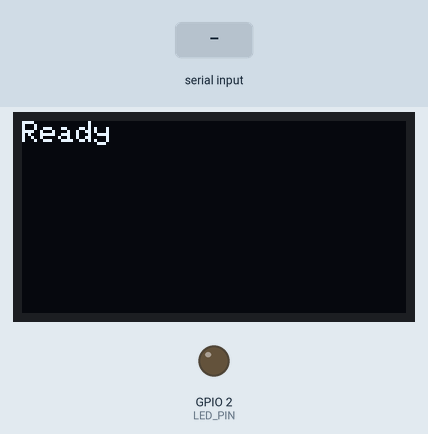
Simulated run of this sketch. Board: ESP32. On the bench: 128×64 one-colour display, output pins drawn as LEDs (lit = HIGH). The test bench sets the inputs (shaded band). I2S audio is not simulated (input reads silence); nothing arrives over Bluetooth unless stated; what the sketch prints to the serial monitor is not drawn.

Above: at 3.4 s.
3.5 s: "1\n" received over the second serial link
At 4.2 s:
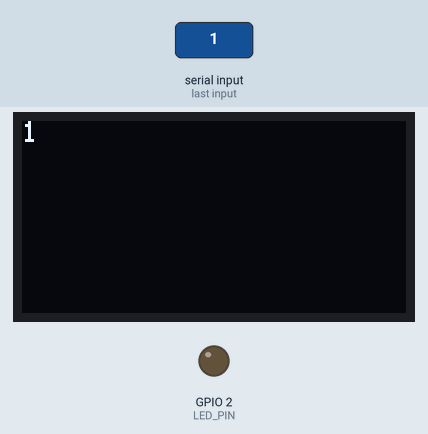
5.0 s: "0\n" received over the second serial link
At 5.9 s:
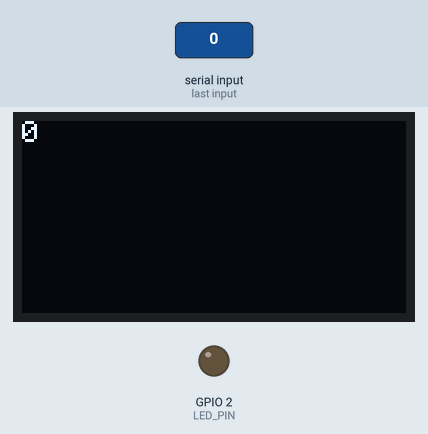
6.6 s: "2\n" received over the second serial link
Timing chart, 0 to 9.6 s (numbered marks = the images above; inputs shaded):
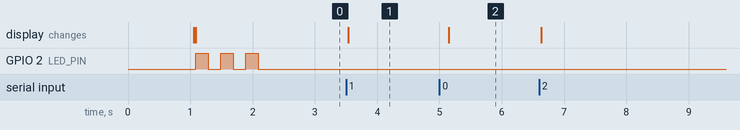

The sketch:

aarav_esp.ino
```cpp
#include <HardwareSerial.h>
#include <SPI.h>
#include <Adafruit_GFX.h>
#include <Adafruit_SSD1306.h>
#include "BluetoothSerial.h"
#include <driver/i2s.h>
#include <driver/adc.h>

#define SCREEN_WIDTH 128
#define SCREEN_HEIGHT 64

#define OLED_MOSI 23
#define OLED_CLK  18
#define OLED_DC   16
#define OLED_CS   5
#define OLED_RESET 17

#define LED_PIN 2  // Built-in LED on most ESP32 boards

Adafruit_SSD1306 display(SCREEN_WIDTH, SCREEN_HEIGHT, &SPI, OLED_DC, OLED_RESET, OLED_CS);

BluetoothSerial SerialBT;

#define MIC_PIN 34
#define I2S_PORT I2S_NUM_0
#define SAMPLE_RATE 16000
#define BUFFER_SIZE 512

bool TEST_OLED = false;
bool TEST_BT = false;
bool TEST_MIC = false;
bool TEST_PIPELINE = true;

void debug(String msg) {
  Serial.print("[DEBUG] ");
  Serial.println(msg);
}

void blinkSuccess() {
  for (int i = 0; i < 3; i++) {
    digitalWrite(LED_PIN, HIGH);
    delay(200);
    digitalWrite(LED_PIN, LOW);
    delay(200);
  }
}

void initOLED() {
  debug("Init OLED...");

  if (!display.begin(SSD1306_SWITCHCAPVCC)) {
    debug("OLED dead, might be SSD1309 issue");
    while (1);
  }

  display.clearDisplay();
  display.setTextSize(1);
  display.setTextColor(SSD1306_WHITE);
  display.setCursor(0, 0);
  display.println("OLED OK");
  display.display();
}

void oledShowText(String text) {
  display.clearDisplay();
  display.setCursor(0, 0);
  display.setTextSize(1);
  display.setTextWrap(true);
  display.println(text);
  display.display();
}

void initBluetooth() {
  debug("BT starting...");
  if (!SerialBT.begin("ESP32_GLASSES")) {
    debug("BT init fail");
    while (1);
  }
  debug("BT up: ESP32_GLASSES");
}

void btHandleIncoming() {
  if (SerialBT.available()) {
    String msg = SerialBT.readStringUntil('\n');
    debug("BT RX: " + msg);
    oledShowText(msg);
  }
}

void initMic() {
  debug("Init I2S ADC for analog mic...");

  i2s_config_t i2s_config = {
    .mode = (i2s_mode_t)(I2S_MODE_MASTER | I2S_MODE_RX | I2S_MODE_ADC_BUILT_IN),
    .sample_rate = SAMPLE_RATE,
    .bits_per_sample = I2S_BITS_PER_SAMPLE_16BIT,
    .channel_format = I2S_CHANNEL_FMT_ONLY_LEFT,
    .communication_format = I2S_COMM_FORMAT_I2S_MSB,
    .intr_alloc_flags = ESP_INTR_FLAG_LEVEL1,
    .dma_buf_count = 4,
    .dma_buf_len = BUFFER_SIZE,
    .use_apll = false,
    .tx_desc_auto_clear = false,
    .fixed_mclk = 0
  };

  i2s_driver_install(I2S_PORT, &i2s_config, 0, NULL);
  i2s_set_adc_mode(ADC_UNIT_1, ADC1_CHANNEL_6);
  adc1_config_channel_atten(ADC1_CHANNEL_6, ADC_ATTEN_DB_11);
  i2s_adc_enable(I2S_PORT);

  debug("Mic ready on ADC1_CH6 (GPIO34)");
}

void micCapture() {
  static uint16_t buffer[BUFFER_SIZE];
  size_t bytes_read = 0;

  i2s_read(I2S_PORT, buffer, BUFFER_SIZE * 2, &bytes_read, 100);

  if (bytes_read > 0) {
    int samples = bytes_read / 2;
    long sum = 0;
    for (int i = 0; i < samples; i++) {
      sum += buffer[i] & 0x0FFF;
    }
    int avg = sum / samples;

    String audioData = "AUDIO:" + String(avg) + ":" + String(samples);
    SerialBT.println(audioData);
    debug("Sent: " + audioData);
  }
}

void runTest_OLED() {
  static int frame = 0;
  oledShowText("OLED Test\nFrame: " + String(frame++));
  delay(700);
}

void runTest_BT() {
  static int tick = 0;
  SerialBT.println("BT_TEST_" + String(tick++));
  debug("BT TX test msg");
  btHandleIncoming();
  delay(1000);
}

void runTest_MIC() {
  micCapture();
  delay(50);
}

void runTest_Pipeline() {
  micCapture();
  btHandleIncoming();
  delay(100);
}

void setup() {
  pinMode(LED_PIN, OUTPUT);
  digitalWrite(LED_PIN, LOW);

  Serial.begin(115200);
  delay(1000);
  debug("===== GLASSES BOOT =====");

  initOLED();
  initBluetooth();
  initMic();

  oledShowText("Ready");
  debug("System up");

  blinkSuccess();  // Blink to confirm upload worked
}

void loop() {
  if (TEST_OLED) runTest_OLED();
  if (TEST_BT) runTest_BT();
  if (TEST_MIC) runTest_MIC();
  if (TEST_PIPELINE) runTest_Pipeline();
}
```

Measured:
- after the input at 3.5 s, the display: changes at once (image 1)
- after the input at 5.0 s, the display: changes after 0.15 s (image 2)
